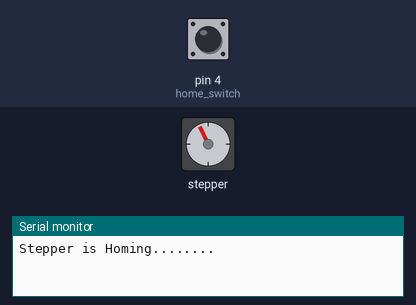
The sketch below on a simulated Arduino Uno, built with avr-gcc and run on an emulated ATmega328P. Shown: stepper motor, the last lines printed to the serial monitor. The test bench sets the inputs (shaded band); at power-on: pin 4 (home_switch) HIGH. Random numbers use the default seed unless the sketch sets one; stepper angles assume 800 steps per turn.

Above: at 0.8 s.
0.9 s: pin 4 (home_switch) pulled LOW for 0.15 s
At 4.8 s:
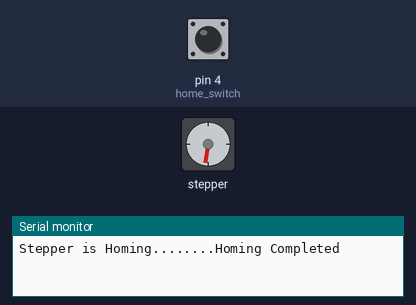
At 10.8 s:
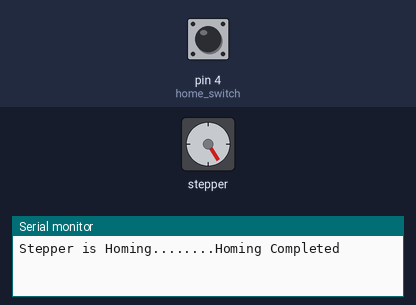
Timing chart, 0 to 15.9 s (numbered marks = the images above; inputs shaded):
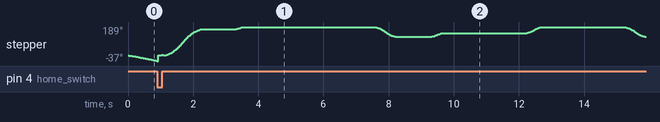

The sketch:

billyhead.ino
```cpp
#include <AccelStepper.h>

/* AccelStepper Setup */
AccelStepper stepperS(1, 12, 13);     // 1 = Driver Interface (TB6600)*** Changed to DM542T 2023
                                    // Arduino Pin 12 Connected to STEP Pin of Driver
                                    // Arduino Pin 13 Connected to DIR Pin of Driver

/* DEFINE Consstraints/Pins */
#define home_switch 4               // Pin 4 Connected to Home Switch (Micro Switch)

/* Stepper Travel Variables and Initializers */
long initial_homing = -1;                                      // Used to Home Stepper at Startup
const float STEPS_PER_REV = 800;                               // 1.8  degree step rotation - Motor steps per rotation

uint8_t randomNumber_position;                                 // Variable for random position
uint8_t randomNumber_delay;                                    // Variable for random delay
uint16_t buffer_position[5] = { 420, 390, 330, 275, 240 };     // Positions to go to
uint16_t buffer_delay[3] = { 1000, 2500, 4000 };               // Delays to stay at position

unsigned long currentTime = millis();                          // Time for re-homing
unsigned long lastTime;                                        // Place to store Time on the Loop
unsigned long duration = 300000;                               // re Home every 5 Mins (300,000 Milliseconds)

/* Function ProtoTypes */
void Homing();


void setup() {
  Serial.begin(9600);                                // Start Serial Monitor with speed of 9600 Bauds
  randomSeed(3);                                     // Start Random Seed for use of Random Function Later

  /* Set Pins */
  pinMode(home_switch, INPUT_PULLUP);                // Set Homeing Switch as Input - Pull down resistor on Pin

  delay(5);                                          // Wait for Driver to startup

  Homing();                                          // Start Homing procedure of Stepper Motor at startup

}

void loop() {
  currentTime = millis();                                         // Update current Time
  randomNumber_position = random(0,5);                            // Pick Random Position
  randomNumber_delay = random(0,3);                               // Pick Random Delay

  stepperS.moveTo(buffer_position[randomNumber_position]);        // Set Position with Stepper
  stepperS.runToPosition();                                       // Go to set Position
  delay(buffer_delay[randomNumber_delay]);                        // Delay before next movement or cycle
  /* if ((currentTime - lastTime) >= duration) {
    Homing();
    lastTime = currentTime;
  } */
}

void Homing() {

  /* Set Max Speed and Acceleration of each Stepper at Startup for homing */
  stepperS.setMaxSpeed(200.0);        // Set Max Speed of Stepper (Slower to get accuracy)
  stepperS.setAcceleration(200.0);    // Set Acceleration of the Stepper

    Serial.print("Stepper is Homing........");

  while (digitalRead(home_switch)) {  // Make the Stepper move CCW until the switch is activated
    stepperS.moveTo(initial_homing);  // Set the position to move to
    initial_homing--;                 // Decrease by 1 for the next move if needed
    stepperS.run();                   // Start Moving the stepper
    delay(5);
  }

  stepperS.setCurrentPosition(0);     // Set the current position as zero for now
  stepperS.setMaxSpeed(200.0);        // Set Max Speed of Stepper (Slower to get accuracy)
  stepperS.setAcceleration(200.0);    // Set Acceleration of the Stepper
  initial_homing = 1;

  while (!digitalRead(home_switch)) { // Make the Stepper move CW until the switch is deactivated
    stepperS.moveTo(initial_homing);
    stepperS.run();
    initial_homing++;
    delay(5);
  }

  stepperS.setCurrentPosition(0);
    Serial.println("Homing Completed");
    Serial.println("");
  stepperS.setMaxSpeed(1000.0);       // Set Max Speed of Stepper
  stepperS.setAcceleration(1000.0);   // Set Acceleration of Stepper
}
```
